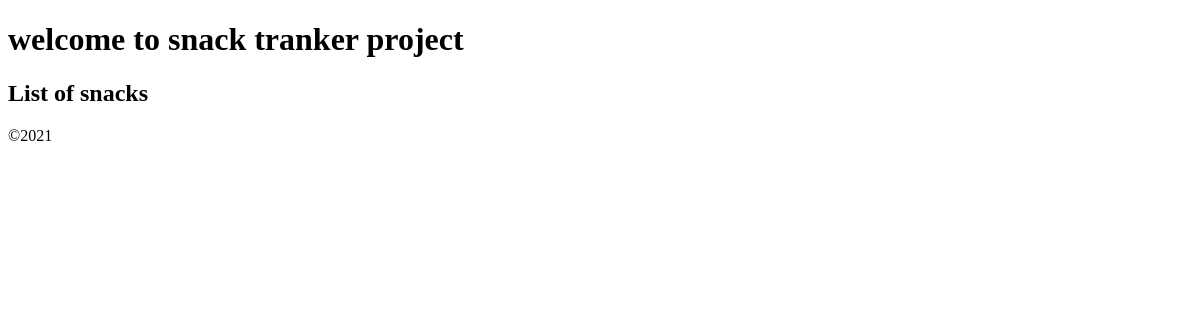
Before: / with the older database file.
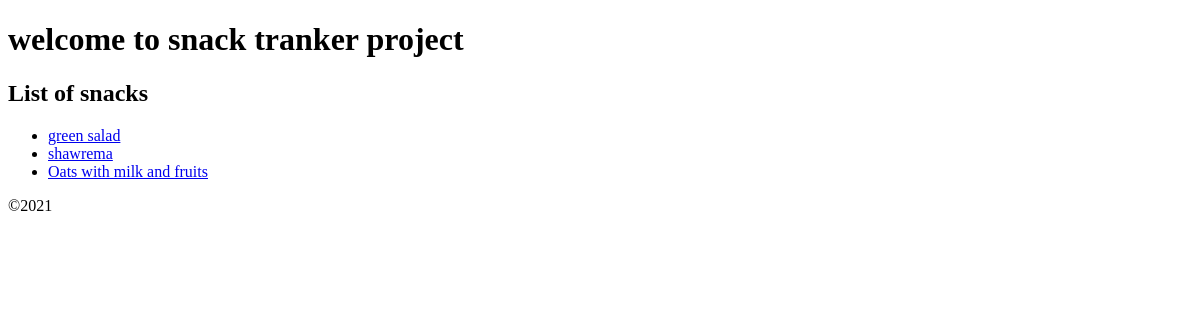
After: the same page with the newer database file.
### snacks/models.py (models this page shows, shortened)
class Snacks(models.Model):
    name=models.CharField(max_length=64)
    purchaser=models.ForeignKey(get_user_model(),on_delete=models.CASCADE)
    description=models.TextField()

### snacks/views.py (the view)
# urls.py: path('',SnackListView.as_view() , name='snack_list'),
class SnackListView(ListView):
    template_name='snack_list.html'
    model=Snacks

### templates/snack_list.html (shortened to what this page needs)
{% extends 'base.html' %}
{% block body %}
    <h2>List of snacks</h2>
    <ul>
        {% for snack in object_list %}
        <li>
            <a href=" {% url 'snack_detalis' snack.pk %}">{{ snack.name }}</a>
        </li>
        {% endfor %}
{% endblock body %}

### templates/base.html (shortened to what this page needs)
<!DOCTYPE html>
<html lang="en">
<head>
</head>
<body>
    <header>
     <h1>welcome to snack tranker project</h1>
    </header>
    <main>
        {% block body %}
        {% endblock body %}
    </main>
    <footer>
        &copy;2021
    </footer>
</body>
</html>

Changed rows visible on the page:
added Snacks: name "green salad"
added Snacks: name "shawrema"
added Snacks: name "Oats with milk and fruits"
